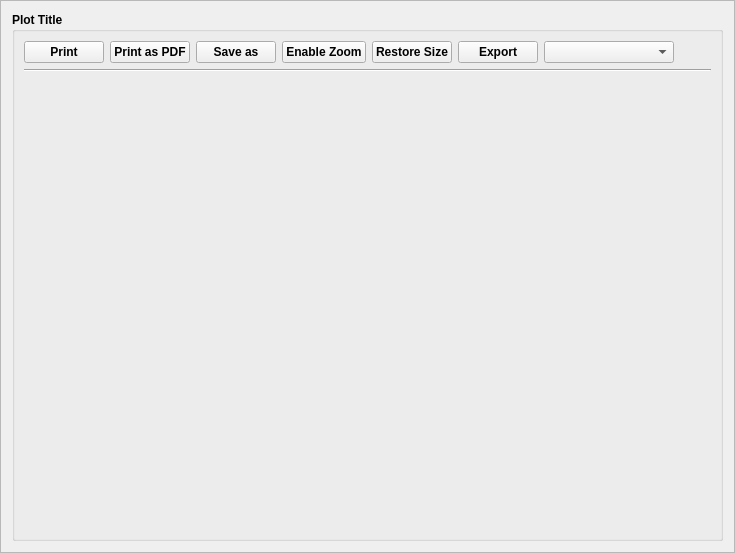
<?xml version="1.0" encoding="UTF-8"?>
<ui version="4.0">
 <class>Sys_Plot_Frame</class>
 <widget class="QFrame" name="Sys_Plot_Frame">
  <property name="geometry">
   <rect>
    <x>0</x>
    <y>0</y>
    <width>735</width>
    <height>553</height>
   </rect>
  </property>
  <property name="sizePolicy">
   <sizepolicy hsizetype="Expanding" vsizetype="Expanding">
    <horstretch>0</horstretch>
    <verstretch>0</verstretch>
   </sizepolicy>
  </property>
  <property name="windowTitle">
   <string>Frame</string>
  </property>
  <property name="frameShape">
   <enum>QFrame::StyledPanel</enum>
  </property>
  <property name="frameShadow">
   <enum>QFrame::Sunken</enum>
  </property>
  <property name="lineWidth">
   <number>0</number>
  </property>
  <layout class="QGridLayout" name="gridLayout">
   <item row="0" column="0">
    <widget class="QGroupBox" name="groupBox">
     <property name="sizePolicy">
      <sizepolicy hsizetype="Expanding" vsizetype="Expanding">
       <horstretch>0</horstretch>
       <verstretch>0</verstretch>
      </sizepolicy>
     </property>
     <property name="font">
      <font>
       <weight>75</weight>
       <bold>true</bold>
      </font>
     </property>
     <property name="title">
      <string>Plot Title</string>
     </property>
     <layout class="QGridLayout" name="gridLayout_2">
      <item row="0" column="0">
       <layout class="QVBoxLayout" name="verticalLayout_2">
        <item>
         <layout class="QHBoxLayout" name="horizontalLayout">
          <item>
           <widget class="QPushButton" name="printPushButton">
            <property name="sizePolicy">
             <sizepolicy hsizetype="Maximum" vsizetype="Fixed">
              <horstretch>0</horstretch>
              <verstretch>0</verstretch>
             </sizepolicy>
            </property>
            <property name="toolTip">
             <string>Print</string>
            </property>
            <property name="text">
             <string>Print</string>
            </property>
            <property name="icon">
             <iconset resource="resources/system_sys_resource.qrc">
              <normaloff>:/print_icon</normaloff>:/print_icon</iconset>
            </property>
           </widget>
          </item>
          <item>
           <widget class="QPushButton" name="pdfPushButton">
            <property name="sizePolicy">
             <sizepolicy hsizetype="Maximum" vsizetype="Fixed">
              <horstretch>0</horstretch>
              <verstretch>0</verstretch>
             </sizepolicy>
            </property>
            <property name="toolTip">
             <string>Print as pdf</string>
            </property>
            <property name="text">
             <string>Print as PDF</string>
            </property>
            <property name="icon">
             <iconset resource="resources/system_sys_resource.qrc">
              <normaloff>:/pdf_icon</normaloff>:/pdf_icon</iconset>
            </property>
           </widget>
          </item>
          <item>
           <widget class="QPushButton" name="savePushButton">
            <property name="sizePolicy">
             <sizepolicy hsizetype="Maximum" vsizetype="Fixed">
              <horstretch>0</horstretch>
              <verstretch>0</verstretch>
             </sizepolicy>
            </property>
            <property name="toolTip">
             <string>Save as</string>
            </property>
            <property name="text">
             <string>Save as</string>
            </property>
            <property name="icon">
             <iconset resource="resources/system_sys_resource.qrc">
              <normaloff>:/save_icon</normaloff>:/save_icon</iconset>
            </property>
           </widget>
          </item>
          <item>
           <widget class="QPushButton" name="zoomPushButton">
            <property name="sizePolicy">
             <sizepolicy hsizetype="Maximum" vsizetype="Fixed">
              <horstretch>0</horstretch>
              <verstretch>0</verstretch>
             </sizepolicy>
            </property>
            <property name="toolTip">
             <string>Zoom in/out</string>
            </property>
            <property name="text">
             <string>Enable Zoom</string>
            </property>
            <property name="icon">
             <iconset resource="resources/system_sys_resource.qrc">
              <normaloff>:/zoom_icon</normaloff>:/zoom_icon</iconset>
            </property>
            <property name="checkable">
             <bool>true</bool>
            </property>
            <property name="checked">
             <bool>false</bool>
            </property>
            <property name="autoRepeat">
             <bool>true</bool>
            </property>
           </widget>
          </item>
          <item>
           <widget class="QPushButton" name="restoresizePushButton">
            <property name="sizePolicy">
             <sizepolicy hsizetype="Maximum" vsizetype="Fixed">
              <horstretch>0</horstretch>
              <verstretch>0</verstretch>
             </sizepolicy>
            </property>
            <property name="toolTip">
             <string>Restore size</string>
            </property>
            <property name="text">
             <string>Restore Size</string>
            </property>
            <property name="icon">
             <iconset resource="resources/system_sys_resource.qrc">
              <normaloff>:/restore_icon</normaloff>:/restore_icon</iconset>
            </property>
            <property name="checkable">
             <bool>false</bool>
            </property>
            <property name="checked">
             <bool>false</bool>
            </property>
            <property name="autoRepeat">
             <bool>true</bool>
            </property>
           </widget>
          </item>
          <item>
           <widget class="QPushButton" name="exportPushButton">
            <property name="sizePolicy">
             <sizepolicy hsizetype="Maximum" vsizetype="Fixed">
              <horstretch>0</horstretch>
              <verstretch>0</verstretch>
             </sizepolicy>
            </property>
            <property name="toolTip">
             <string>Export</string>
            </property>
            <property name="text">
             <string>Export</string>
            </property>
            <property name="icon">
             <iconset resource="resources/system_sys_resource.qrc">
              <normaloff>:/exp_icon</normaloff>:/exp_icon</iconset>
            </property>
           </widget>
          </item>
          <item>
           <widget class="QComboBox" name="selectionComboBox">
            <property name="sizePolicy">
             <sizepolicy hsizetype="MinimumExpanding" vsizetype="Fixed">
              <horstretch>0</horstretch>
              <verstretch>0</verstretch>
             </sizepolicy>
            </property>
            <property name="minimumSize">
             <size>
              <width>130</width>
              <height>0</height>
             </size>
            </property>
           </widget>
          </item>
          <item>
           <spacer name="horizontalSpacer">
            <property name="orientation">
             <enum>Qt::Horizontal</enum>
            </property>
            <property name="sizeHint" stdset="0">
             <size>
              <width>28</width>
              <height>20</height>
             </size>
            </property>
           </spacer>
          </item>
         </layout>
        </item>
        <item>
         <layout class="QVBoxLayout" name="verticalLayout">
          <item>
           <widget class="Line" name="line">
            <property name="sizePolicy">
             <sizepolicy hsizetype="MinimumExpanding" vsizetype="Fixed">
              <horstretch>0</horstretch>
              <verstretch>0</verstretch>
             </sizepolicy>
            </property>
            <property name="orientation">
             <enum>Qt::Horizontal</enum>
            </property>
           </widget>
          </item>
          <item>
           <widget class="Sys_Plot_Wid" name="plot" native="true">
            <property name="sizePolicy">
             <sizepolicy hsizetype="MinimumExpanding" vsizetype="MinimumExpanding">
              <horstretch>0</horstretch>
              <verstretch>0</verstretch>
             </sizepolicy>
            </property>
            <property name="minimumSize">
             <size>
              <width>525</width>
              <height>450</height>
             </size>
            </property>
            <property name="contextMenuPolicy">
             <enum>Qt::DefaultContextMenu</enum>
            </property>
           </widget>
          </item>
         </layout>
        </item>
       </layout>
      </item>
     </layout>
    </widget>
   </item>
  </layout>
 </widget>
 <customwidgets>
  <customwidget>
   <class>Sys_Plot_Wid</class>
   <extends>QWidget</extends>
   <header>Sys_Plot_Wid.h</header>
   <container>1</container>
  </customwidget>
 </customwidgets>
 <resources>
  <include location="resources/system_sys_resource.qrc"/>
 </resources>
 <connections/>
</ui>
